Frame 1 (no input): blank canvas, image omitted
Frame 60 (the mouse pressed at the canvas centre just before this capture): blank canvas, image omitted
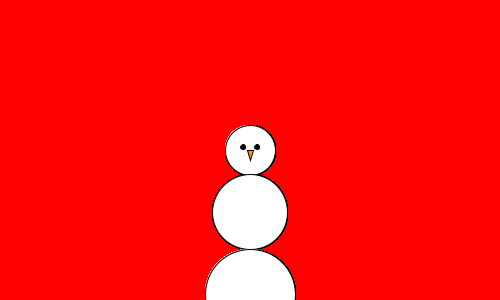
Frame 120 (the mouse held since frame 60 and released just before this capture)

The Processing sketch whose frames 1 and 60 were blank and that drew this single picture after the mouse press (run headless with seeded random() and noise(); from frame 60 on, the mouse is pressed at the canvas centre):

// Processing sketch: processing_174426
// ── processing_174426.pde

int counter;

void setup() {  //setup function called initially, only once
  size(500, 300);
  background(255,0,0);  //set background white
 
}

void draw() {
if(mousePressed == true) {
snowNerd(mouseX, mouseY);
}
 
}

void snowNerd(int x, int y) {
fill(255);
ellipse(x,y,50,50);
ellipse(x,y+62,75,75);
ellipse(x,y+144,90,90);
fill(0,0,0);
ellipse(x-7,y-3,5,5);
fill(0,0,0);
ellipse(x+7,y-3,5,5);
fill(255,145,0);
triangle(x+3,y,x-3,y,x,y+10);
}
